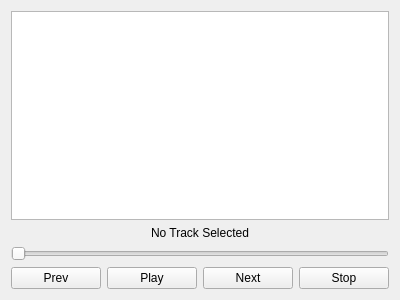
<?xml version="1.0" encoding="UTF-8"?>
<ui version="4.0">
 <class>AudioPlayerWidget</class>
 <widget class="QWidget" name="AudioPlayerWidget">
  <property name="geometry">
   <rect>
    <x>0</x>
    <y>0</y>
    <width>400</width>
    <height>300</height>
   </rect>
  </property>
  <property name="windowTitle">
   <string>Audio Player</string>
  </property>
  <layout class="QVBoxLayout" name="verticalLayout">
   <item>
    <widget class="QListWidget" name="playlistWidget"/>
   </item>
   <item>
    <widget class="QLabel" name="currentTrackLabel">
     <property name="text">
      <string>No Track Selected</string>
     </property>
     <property name="alignment">
      <set>Qt::AlignCenter</set>
     </property>
    </widget>
   </item>
   <item>
    <widget class="QSlider" name="progressSlider">
     <property name="orientation">
      <enum>Qt::Horizontal</enum>
     </property>
    </widget>
   </item>
   <item>
    <layout class="QHBoxLayout" name="horizontalLayout">
     <item>
      <widget class="QPushButton" name="prevButton">
       <property name="text">
        <string>Prev</string>
       </property>
      </widget>
     </item>
     <item>
      <widget class="QPushButton" name="playPauseButton">
       <property name="text">
        <string>Play</string>
       </property>
      </widget>
     </item>
     <item>
      <widget class="QPushButton" name="nextButton">
       <property name="text">
        <string>Next</string>
       </property>
      </widget>
     </item>
     <item>
      <widget class="QPushButton" name="stopButton">
       <property name="text">
        <string>Stop</string>
       </property>
      </widget>
     </item>
    </layout>
   </item>
  </layout>
 </widget>
 <resources/>
 <connections/>
</ui>
